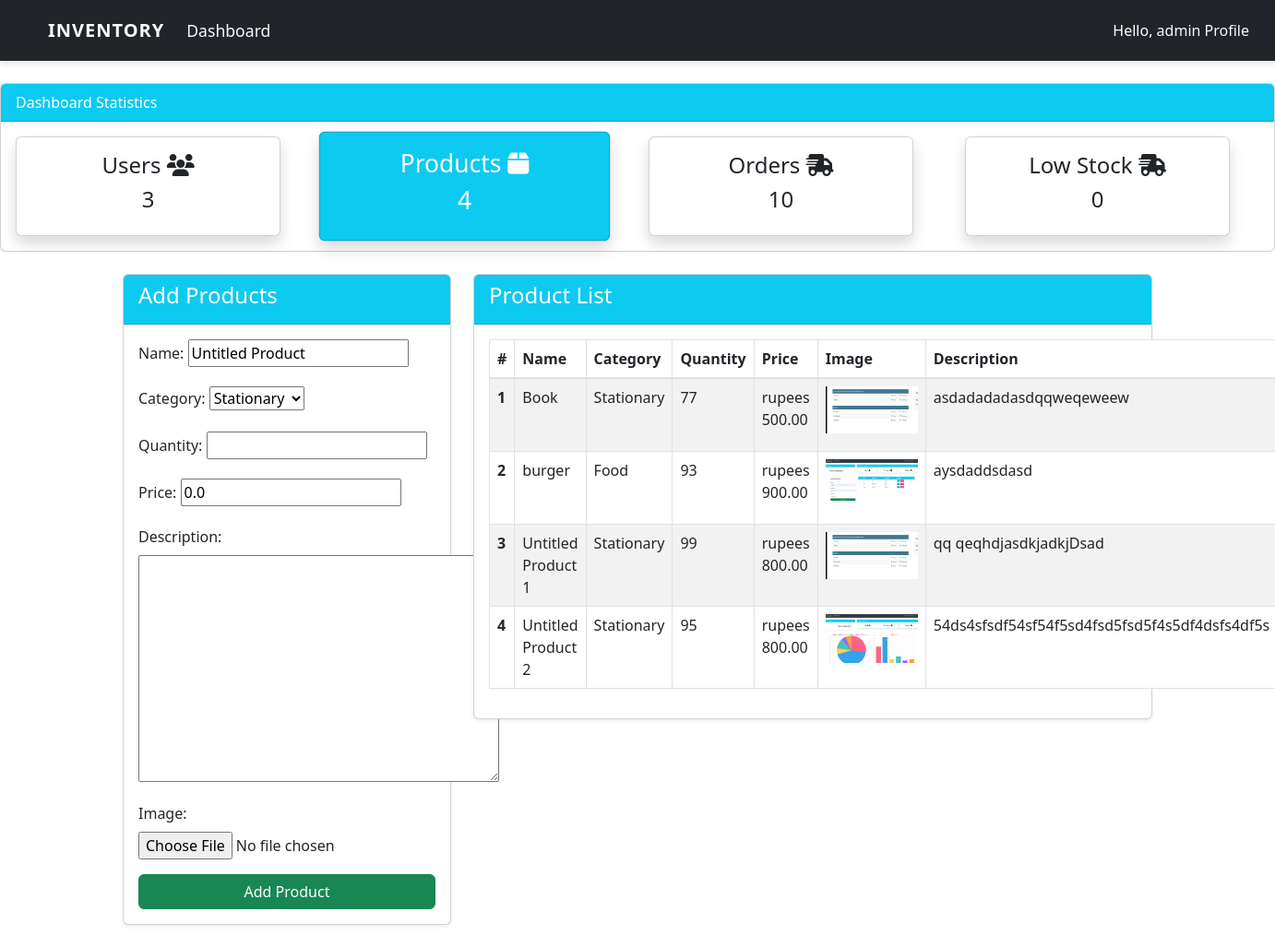
/product/ (signed in), run on the app's committed database.
### user/models.py (models this page shows, shortened)
class Product(models.Model):
    name = models.CharField(max_length=100, blank=True , default='Untitled Product')
    category = models.CharField(max_length=20, choices=CATEGORY, blank=True ,default='Stationary')
    quantity = models.PositiveIntegerField()
    price = models.DecimalField(max_digits=10, decimal_places=2, default=0.00)
    description = models.TextField(blank=True, null=True)
    image = models.ImageField(upload_to='product_images/', blank=True, null=True)

### user/views.py (the view)
# urls.py: path('product/' , views.product , name='product'),
@login_required(login_url='login')
def product(request):
    items = Product.objects.filter(quantity__lt=50)
    Lowstock_count =items.count()
    items = Product.objects.all()
    product_count = Product.objects.count()
    workers = User.objects.all()
    worker = workers.count()
    order_count = Order.objects.count()
    orders = Order.objects.filter(payment_status='success')
    if request.method == 'POST':
        form = ProductForm(request.POST , request.FILES)
        if form.is_valid():
            form.save()
            prdct = form.cleaned_data.get('name')
            messages.success(request, f"{prdct}" + 'has been added ')
            return redirect('product')
    else:
        form = ProductForm()
    context  = {
        'Lowstock_count':Lowstock_count,
        'items': items ,
        'form' : form  ,
        'product_count':product_count,
        'order_count' : order_count,
        'orders': orders,
        'worker':worker
    }
    return render(request , 'dashboard/product.html', context)

### user/forms.py
class ProductForm(forms.ModelForm):
    class Meta:
        model = Product
        fields= ['name' , 'category' , 'quantity' ,'price' , 'description' , 'image']

### templates/dashboard/product.html (shortened to what this page needs)
{% extends 'partials/base.html' %}
{% block content %}
  <div class="container my-4">
    <div class="row">
      <div class="col-md-4">
        <div class="card shadow-sm">
          <div class="card-header bg-info text-white">
            <h4>Add Products</h4>
          </div>
          <div class="card-body">
            <form action="" method="POST" enctype="multipart/form-data">
              {{ form.as_p }}
              <button class="btn btn-success btn-block" type="submit">Add Product</button>
            </form>
          </div>
        </div>
      </div>
      <div class="col-md-8">
        <div class="card shadow-sm">
          <div class="card-header bg-info text-white">
            <h4>Product List</h4>
          </div>
          <div class="card-body">
            <table class="table table-striped table-bordered">
              <thead class="bg-info text-white">
                <tr>
                  <th scope="col">#</th>
                  <th scope="col">Name</th>
                  <th scope="col">Category</th>
                  <th scope="col">Quantity</th>
                  <th scope="col">Price</th>
                  <th scope="col">Image</th>
                  <th scope="col">Description</th>
                </tr>
              </thead>
              <tbody>
                {% for item in items %}
                  <tr>
                    <th scope="row">{{ forloop.counter }}</th>
                    <td>{{ item.name }}</td>
                    <td>{{ item.category }}</td>
                    <td>{{ item.quantity }}</td>
                    <td>rupees {{ item.price }}</td>
                    <td>
                      {% if item.image %}
                        <img src="{{ item.image.url }}" alt="{{ item.name }}" style="max-width: 100px; max-height: 100px;" />
                      {% else %}
                        <img src="/static/default-image.png" alt="No image available" style="max-width: 100px; max-height: 100px;" />
                      {% endif %}
                    </td>
                    <td>{{ item.description }}</td>
                  </tr>
                {% endfor %}
              </tbody>
            </table>
          </div>
        </div>
      </div>
    </div>
  </div>
{% endblock %}

### templates/partials/nav.html (shortened to what this page needs)
<head>
  <link
    rel="stylesheet"
    href="https://cdnjs.cloudflare.com/ajax/libs/font-awesome/6.7.2/css/all.min.css"
  />
  <link
    href="https://cdn.jsdelivr.net/npm/bootstrap@5.3.0-alpha1/dist/css/bootstrap.min.css"
    rel="stylesheet"
  />
</head>
<body>
  <nav class="navbar navbar-expand-lg">
    <div class="container-fluid">
      <a class="navbar-brand" href="#">Inventory</a>
      <div class="collapse navbar-collapse" id="navbarSupportedContent">
        <ul class="navbar-nav me-auto mb-2 mb-lg-0">
          <li class="nav-item">
            <a class="nav-link active" aria-current="page" href="{% url 'test' %}">Dashboard</a>
          </li>
        </ul>
        <form class="d-flex" role="search">
          <div class="profile-dropdown">
            <span class="text-white">Hello,</span>
            <a href="{% url 'profile' %}" class="profile">{{ request.user }} Profile</a>
          </div>
        </form>
      </div>
    </div>
  </nav>
</body>

### templates/partials/base.html (style rules this page uses)
body { background-color: hsl(0, 0%, 98%); }
h1,h2,h3,h4,h5,h6 { color:hsl(0, 0%, 30%); }
.btn { border-radius: 0; }
.card { display: flex; flex-direction: column; height: 100%; }
.card-body { flex-grow: 1; display: flex; flex-direction: column; }
.card-body .btn { margin-top: auto; }
.navbar { background-color: #212529 !important; padding: 1rem 2rem; box-shadow: 0 4px 6px rgba(0, 0, 0, 0.1); }
.navbar-brand { color: #ffffff !important; }
.navbar-nav .nav-link { color: #f8f9fa !important; }
.navbar { background-color: #212529; padding: 1rem 2rem; box-shadow: 0 4px 6px rgba(0, 0, 0, 0.1); }
.profile-dropdown { position: relative; }
.navbar-brand { color: #ffffff; font-size: 1.75rem; font-weight: bold; text-transform: uppercase; letter-spacing: 1px; transition: color 0.3s ease; }
.navbar-brand { color: #ffffff; font-size: 1.75rem; font-weight: bold; text-transform: uppercase; letter-spacing: 1px; transition: color 0.3s ease; padding-left: 40px; }
.navbar-nav .nav-link { color: #f8f9fa; font-size: 1.1rem; padding: 0.75rem 1rem; transition: color 0.3s ease; }
.navbar-nav .nav-link.active { color: #ffffff; }
.d-flex { align-items: center; gap: 1rem; margin-right: 1rem; }
.profile, .logout { color: #f8f9fa; text-decoration: none; font-size: 1rem; font-weight: 500; }

### data on the page
Product: name "Book", category "Stationary", quantity "77", price "500.00", image (picture), description "asdadadadasdqqweqeweew"
Product: name "burger", category "Food", quantity "93", price "900.00", image (picture), description "aysdaddsdasd"
Product: name "Untitled Product 1", category "Stationary", quantity "99", price "800.00", image (picture), description "qq qeqhdjasdkjadkjDsad"
Product: name "Untitled Product 2", category "Stationary", quantity "95", price "800.00", image (picture), description "54ds4sfsdf54sf54f5sd4fsd5fsd5f4s5df4dsfs4df5s"

### other printed values
{{ request.user }} "admin"
{{ worker }} "3"
{{ product_count }} "4"
{{ order_count }} "10"
{{ Lowstock_count }} "0"
